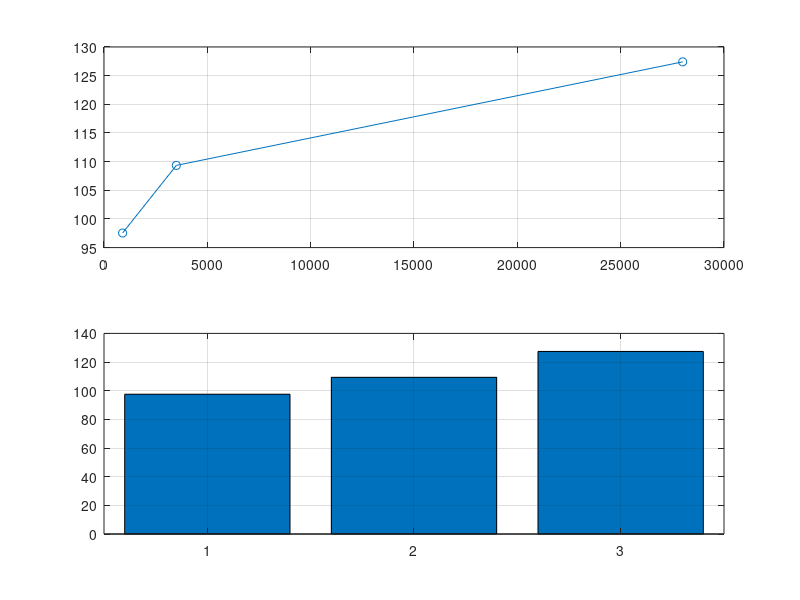

This chart was generated by the following MATLAB code:
clc; clear; close all;
d=2; f=[900 3500 28000];
PL=32.44+20*log10(f)+20*log10(d);
subplot(2,1,1); plot(f,PL,'-o'); grid on
subplot(2,1,2); bar(PL); grid on
